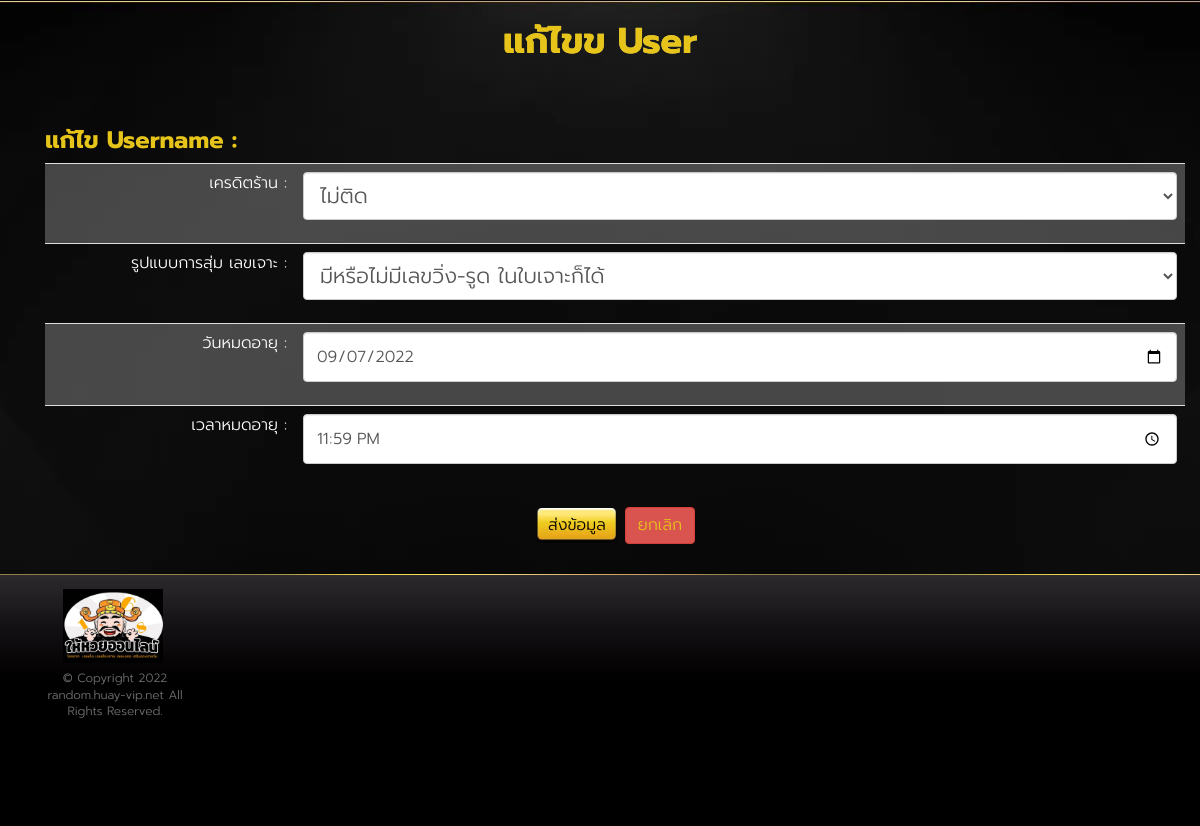
Before: /backend/edit/user/permsub695 (signed in) with the older database file.
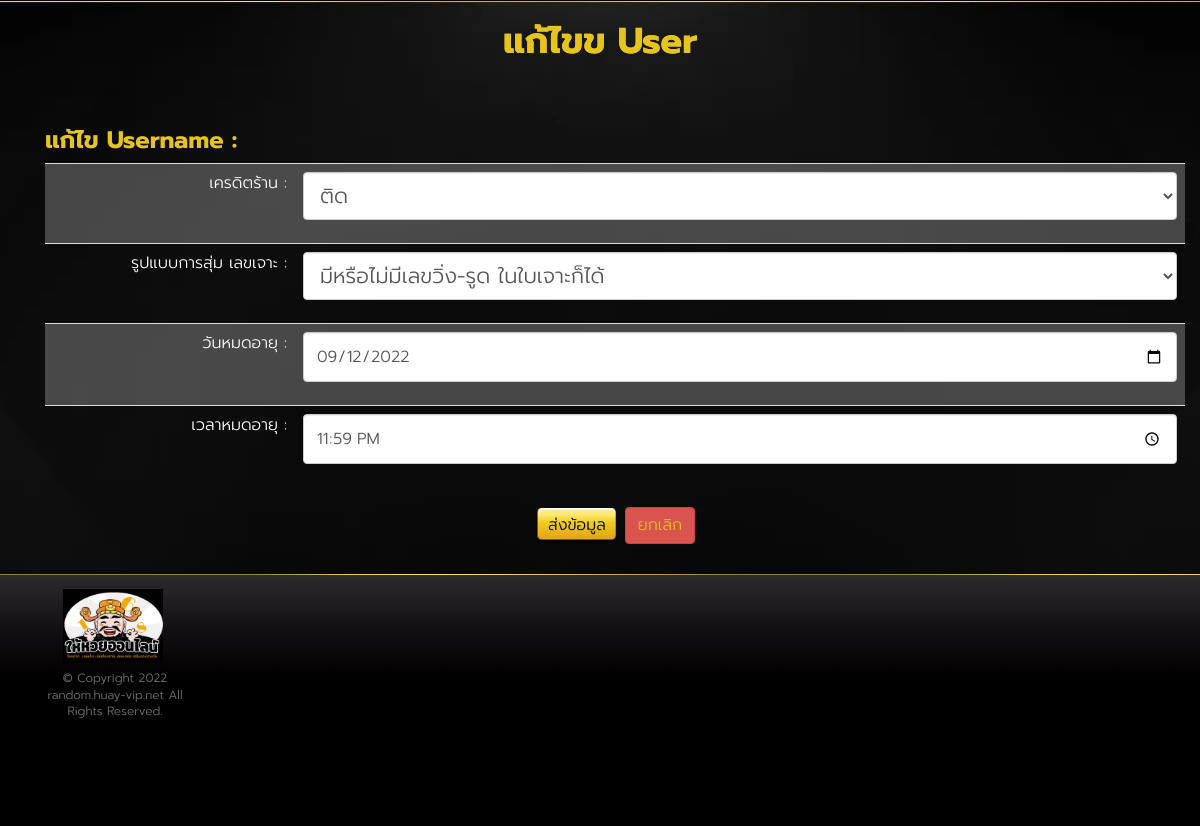
After: the same page with the newer database file.
### huayrandom/models.py (models this page shows, shortened)
class ProfileModel(models.Model):
    user = models.OneToOneField(User, on_delete=models.CASCADE)
    house_name = models.CharField(default='None', max_length=255)
    usertype = models.CharField(default='random', max_length=255)
    status = models.BooleanField(default=True)
    expire_date = models.DateTimeField(null=True, blank=True)
    credit_shop = models.BooleanField(default=True)
    random_mode = models.CharField(default='random_any', max_length=255)

### huayrandom/views.py (the view, shortened to what this page needs)
# urls.py: path('backend/edit/user/<str:username>',EditUser,name='edit_user'),
@login_required
def EditUser(request, username):
    context = {}
    userObject = User.objects.get(username=username)
    profileObject = ProfileModel.objects.get(user=userObject)
    context['data'] = profileObject
    context['expireDate'] = profileObject.expire_date.strftime("%Y-%m-%d")
    context['expireTime'] = profileObject.expire_date.strftime("%H:%M")
    return render(request, 'user/edit_user.html', context)

### huayrandom/templates/user/edit_user.html (shortened to what this page needs)
{% extends 'component/layout.html' %}
{%block content%}
<div class="wrap">
  <section class="slot-home-body">
    <div class="container">
      <div>
        <h1 class="shine-text big-font text-center">แก้ไขข User</h1>
      </div>
      <section class="content">
        <div class="container">
          <div class="slot-intro">
            <form method="post">
              <h3>แก้ไข Username : {{data.house_name_}}</h3>
              <table class="table table-striped">
                <tr>
                  <td class="text-right">เครดิตร้าน :</td>
                  <td class="text-center">
                    <div class="form-group">
                      <select name="credit_shop" class="form-control">
                        <option {%if data.credit_shop == True %} selected {% endif %} value="True">ติด</option>
                        <option  {%if data.credit_shop == False %} selected {% endif %} value="False">ไม่ติด</option>
                      </select>
                    </div>
                  </td>
                </tr>
                <tr>
                  <td class="text-right">รูปแบบการสุ่ม เลขเจาะ : </td>
                  <td class="text-center">
                    <div class="form-group">
                      <select name="random_mode" class="form-control">
                        <option {%if data.random_mode == "random_any" %} selected {% endif %}  value="random_any">มีหรือไม่มีเลขวิ่ง-รูด ในใบเจาะก็ได้</option>
                      </select>
                    </div>
                  </td>
                </tr>
                <tr>
                  <td class="text-right">วันหมดอายุ : </td>
                  <td class="text-center">
                    <div class="form-group">
                      <input type="date" class="form-control" name="expire_date" value="{{expireDate}}">
                    </div>
                  </td>
                </tr>
                <tr>
                  <td class="text-right">เวลาหมดอายุ : </td>
                  <td class="text-center">
                    <div class="form-group">
                      <input type="time" class="form-control" name="expire_time" value="{{expireTime}}">
                    </div>
                  </td>
                </tr>
              </table>
              <div class="text-center">
                <button type="submit" class="btn btn-default">ส่งข้อมูล</button>
                <a class="btn btn-danger" href="/backend/listuser">ยกเลิก</a>
              </div>
            </form>
          </div>
        </div>
      </section>
    </div>
    {%endblock content%}

### huayrandom/templates/component/layout.html (shortened to what this page needs)
<!DOCTYPE html>
<html lang="th">
<head>
  <link href="/static/assets/css/bootstrap.min.css" rel="stylesheet">
  <link href="/static/assets/css/style.css?v=220529062562" rel="stylesheet">
  <link href="/static/assets/css/style-custom.css" rel="stylesheet">
  <link href="/static/assets/css/font-awesome/css/font-awesome.min.css" rel="stylesheet">
</head>
<body>
  {%block content%} {%endblock content%}
  <footer class="footer">
    <div class="container">
      <div class="row">
        <div class="col-md-2">
          <ul class="bank-list">
            <li class="d-flex justify-content-center">
              <img src="/static/images/logo/logo.png" alt="" style="margin-bottom:7px;width:100px">
            </li>
            <li>
              <p class="text-center">© Copyright 2022
                <a href="/">
                  random.huay-vip.net</a> All Rights Reserved.
              </p>
              <br><br><br><br><br>
            </li>
          </ul>
        </div>
        <div class="col-md-6">
        </div>
      </div>
    </div>
  </footer>
</body>
</html>

### static/assets/css/style.css (style rules this page uses)
body { background: #030203; color: #fff; font-family: 'Prompt-Light'; font-size: 21px; }
h1, h2, h3 { color: #e6c41a; font-family: 'Prompt' }
a { color: #fff; -moz-transition: ease .3s; -o-transition: ease .3s; -webkit-transition: ease .3s; transition: ease .3s }
p { font-family: Helvetica, Arial, sans-sarif; font-size: 16px; line-height: 1.4 }
.wrap { background: url("/static/images/background/bkg_livecasino.webp") top center no-repeat; padding-top: 1px }
.content { padding: 30px 0 0px }
.content a { color: #e6c41a }
.shine-text { background: linear-gradient(to right, #e6c41a 20%, #ffffff 40%, #ffffff 60%, #e6c41a 80%); background-size: 200% auto; color: #e6c41a; background-clip: text; text-fill-color: transparent; -webkit-background-clip: text; animation: shine 2s linear infinite; margin-bottom: 15px }
.slot-intro { font-size: 16px }
.footer { min-height: 136px; background: url("/static/images/component/bkg_top.webp") repeat-x; background-color: #010001; z-index: 99; border: 0 !important; margin-bottom: 0; margin-top: 30px; position: relative; z-index: 10; padding-top: 15px; color: #fff }
.footer:after { content: ''; left: 0; top: 0; background: url("/static/images/component/line_bkg_top.webp") repeat-x; height: 1px; width: 100%; position: absolute }
.footer .bank-list, .footer .contact-list, .footer .platform-list { list-style: none; padding: 0 }
.footer .bank-list li, .footer .contact-list li, .footer .platform-list li { display: inline-block; vertical-align: middle }
.footer .bank-list li+li, .footer .contact-list li+li, .footer .platform-list li+li { margin-left: 5px }
.btn { font-size: 22px }
.btn.btn-default { background: url("/static/images/component/btn_bg.webp") top center no-repeat; background-size: 100% 100%; border-color: transparent; color: #000 }
.form-control { font-size: 21px; height: auto }

### static/assets/css/style-custom.css (style rules this page uses)
body { font-family: "Prompt-Light" !important; font-size: 10px; background-image: url("/static/images/background/bdg.webp"); }
.table-striped>tbody>tr:nth-of-type(odd) { background-color: #f9f9f940; }
p { font-family: "Prompt-Light", sans-serif !important; }
input { font-size: 16px !important; }
.footer, .footer a, .footer p { color: #707071 !important; font-size: 12px !important; }
.btn { font-size: 16px; }
.d-flex { display: flex !important; }
.justify-content-center { justify-content: center; }

### huayrandom/templates/user/edit_user.html (style rules this page uses)
table>tbody>tr>td:first-child { width: 250px; }

Changed rows visible on the page:
changed ProfileModel "มีหรือไม่มีเลขวิ่ง-รูด ในใบเจาะก็ได้": credit_shop "ไม่ติด" → "ติด"
Other visible differences:
form field expire_date: "09/07/2022" → "09/12/2022"
